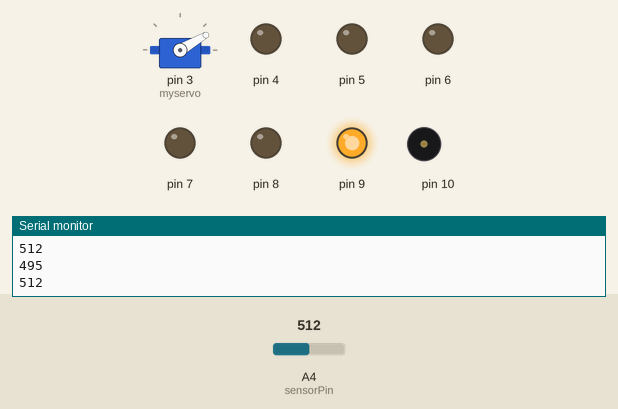
Bench run of a sketch on a simulated Arduino Uno, built with avr-gcc and run on an emulated ATmega328P. On the bench: servo, output pins drawn as LEDs (lit = HIGH), buzzer (waves = sounding), the last lines printed to the serial monitor. The test bench sets the inputs (shaded band); at power-on: A4 (sensorPin) = 512.

Above: at 1.2 s.
1.3 s: A4 (sensorPin) set to 200
At 2.0 s:
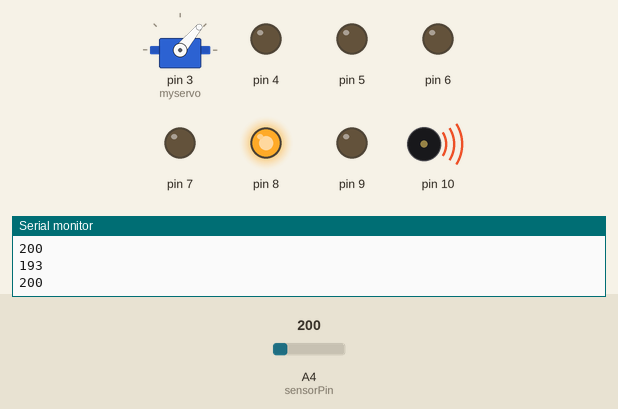
2.8 s: A4 (sensorPin) set to 165
At 4.0 s:
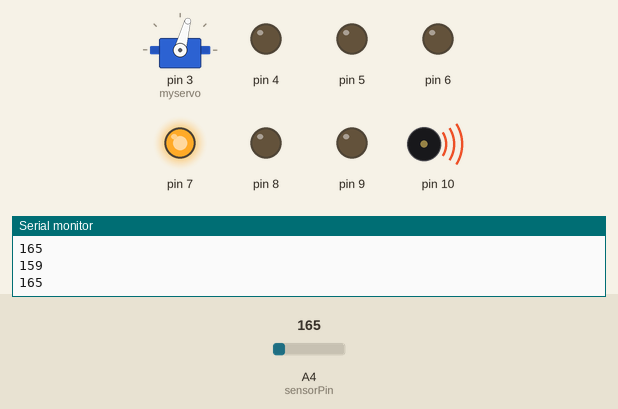
4.3 s: A4 (sensorPin) set to 140
At 5.3 s:
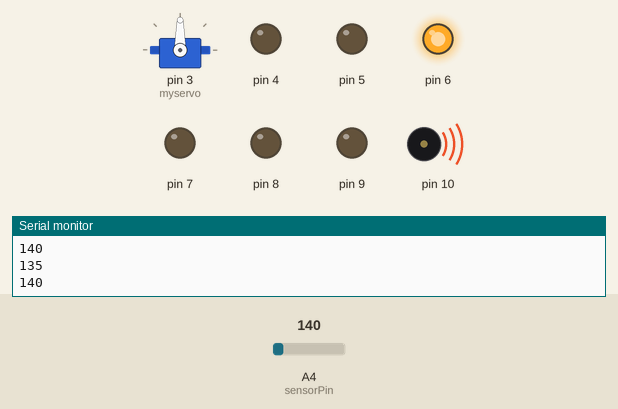
5.8 s: A4 (sensorPin) set to 122
At 7.0 s:
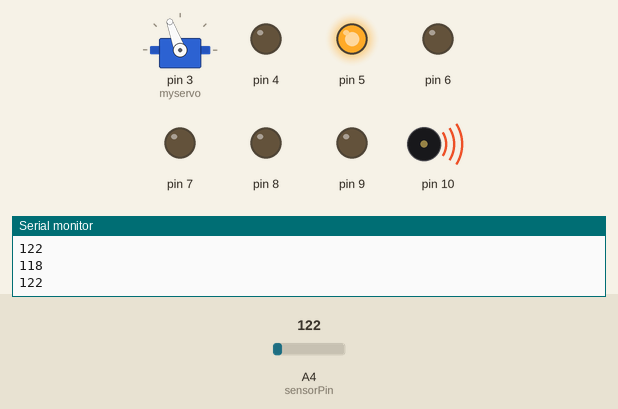
7.3 s: A4 (sensorPin) set to 55
At 8.5 s:
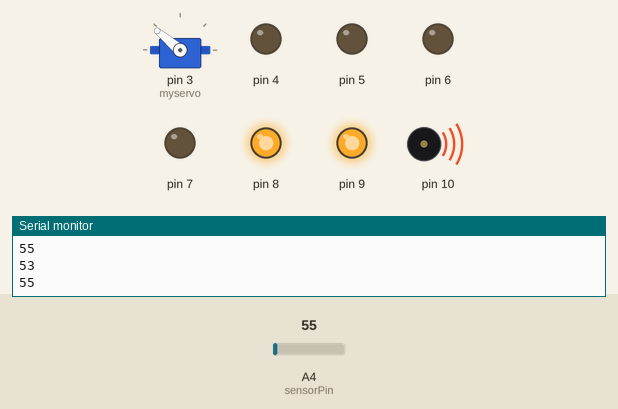
8.8 s: A4 (sensorPin) set to 75
At 9.1 s:
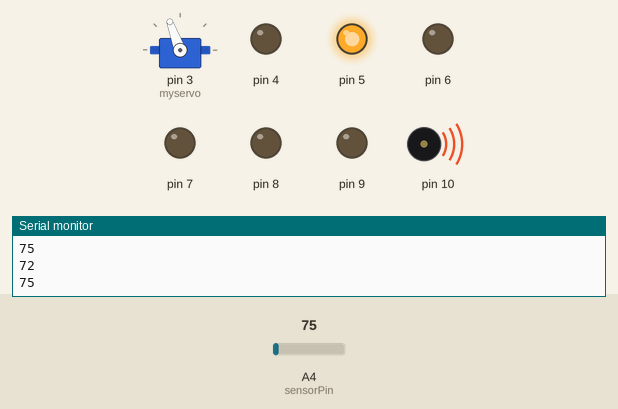
Timing chart, 0 to 11.3 s (numbered marks = the images above; inputs shaded):
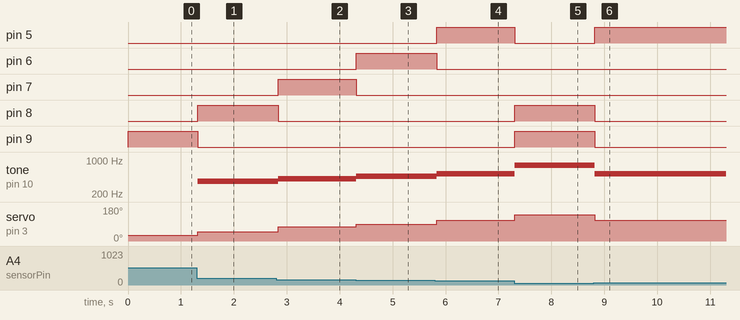

The sketch:

_12_19_17_lights_-_Final.ino
```cpp
#include <Servo.h>


int sensorPin = A4;
int sensorValue = 0;

Servo myservo;
void setup() {
  // put your setup code here, to run once:
  Serial.begin(9600);
  pinMode(4, OUTPUT);
  pinMode(5, OUTPUT);
  pinMode(6, OUTPUT);
  pinMode(7, OUTPUT);
  pinMode(8, OUTPUT);
  pinMode(9, OUTPUT);

  myservo.attach(3);

}

void loop() {
  // put your main code here, to run repeatedly:

  int val = analogRead(sensorPin);
  int mappedVal = map(val, 0, 1023, 0, 990);
  Serial.println(mappedVal);

  sensorValue = analogRead(sensorPin);
  Serial.println(sensorValue);

  if (mappedVal >= 210) {
    digitalWrite(4, LOW);
    digitalWrite(5, LOW);
    digitalWrite(6, LOW);
    digitalWrite(7, LOW);
    digitalWrite(8, LOW);
    digitalWrite(9, HIGH);
    noTone(10);
    myservo.write(30);


  } else if (mappedVal >= 175) {
    digitalWrite(4, LOW);
    digitalWrite(5, LOW);
    digitalWrite(6, LOW);
    digitalWrite(7, LOW);
    digitalWrite(8, HIGH);
    digitalWrite(9, LOW);
    tone(10, 369.99);
    myservo.write(50);

  } else if (mappedVal >= 150) {
    digitalWrite(4, LOW);
    digitalWrite(5, LOW);
    digitalWrite(6, LOW);
    digitalWrite(7, HIGH);
    digitalWrite(8, LOW);
    digitalWrite(9, LOW);
    tone(10, 415.30 );
    myservo.write(75);

  } else if (mappedVal >= 125) {
    digitalWrite(3, LOW);
    digitalWrite(4, LOW);
    digitalWrite(5, LOW);
    digitalWrite(6, HIGH);
    digitalWrite(7, LOW);
    digitalWrite(8, LOW);
    digitalWrite(9, LOW);
    tone(10, 466.16);
    myservo.write(90);

  } else if (mappedVal >= 65) {
    digitalWrite(4, LOW);
    digitalWrite(5, HIGH);
    digitalWrite(6, LOW);
    digitalWrite(7, LOW);
    digitalWrite(8, LOW);
    digitalWrite(9, LOW);
    tone(10, 523.25);
    myservo.write(110);

  } else if (mappedVal >= 0) {
    digitalWrite(4, LOW);
    digitalWrite(5, LOW);
    digitalWrite(6, LOW);
    digitalWrite(7, LOW);
    digitalWrite(8, HIGH);
    digitalWrite(9, HIGH);
    tone(10, 783.99);
    myservo.write(140);


  }

  delay(50);
}
```

Measured:
- after the input at 1.3 s, pin 8: LOW → HIGH at once; pin 9: HIGH → LOW at once; tone on pin 10: silent → 369 Hz at once; servo on pin 3 (myservo): 30° → 50° at once
- after the input at 2.8 s, pin 7: LOW → HIGH at once; pin 8: HIGH → LOW at once; tone on pin 10: 369 Hz → 415 Hz at once; servo on pin 3 (myservo): 50° → 75° at once
- after the input at 4.3 s, pin 6: LOW → HIGH at once; pin 7: HIGH → LOW at once; tone on pin 10: 415 Hz → 466 Hz at once; servo on pin 3 (myservo): 75° → 90° at once
- after the input at 5.8 s, pin 5: LOW → HIGH at once; pin 6: HIGH → LOW at once; tone on pin 10: 466 Hz → 523 Hz at once; servo on pin 3 (myservo): 90° → 110° at once
- after the input at 7.3 s, pin 5: HIGH → LOW at once; pin 8, pin 9: LOW → HIGH at once; tone on pin 10: 523 Hz → 783 Hz at once; servo on pin 3 (myservo): 110° → 140° at once
- after the input at 8.8 s, pin 5: LOW → HIGH at once; pin 8, pin 9: HIGH → LOW at once; tone on pin 10: 783 Hz → 523 Hz at once; servo on pin 3 (myservo): 140° → 110° at once
